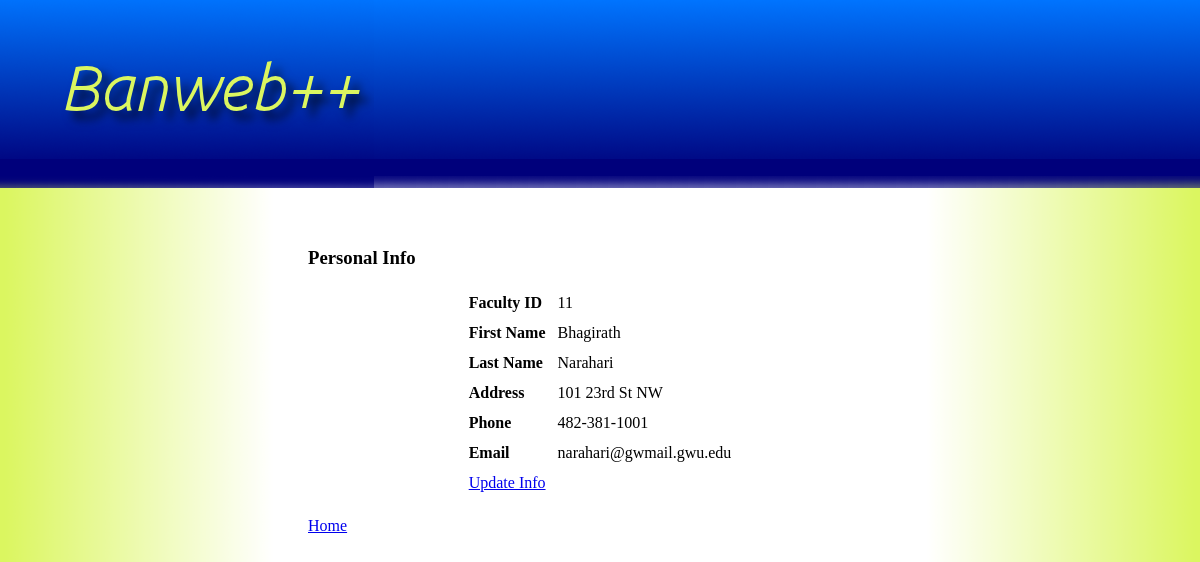
/faculty/prof/prof_personal_info.php?fid=11, run on the app's committed database.
### tables this page shows
create table faculty (
   fid 	        int(4) primary key,
   l_name    	varchar(30),
   f_name	varchar(30),
   password	varchar(30),
   address	varchar(50),
   phone	varchar(20),
   email        varchar(30),
   permission	int(1));

### faculty/prof/prof_personal_info.php (the view, shortened to what this page needs)
<!DOCTYPE html PUBLIC "-//W3C//DTD XHTML 1.0 Transitional//EN"
  "http://www.w3.org/TR/xhtml1/DTD/xhtml1-transitional.dtd">
<html xmlns="http://www.w3.org/1999/xhtml" xml:lang="en" lang="en">
<head>
  <link rel="stylesheet" type="text/css" href="../../style.css" />
</head>
<body>
  <h3>Personal Info</h3>
<?php
  $id = $_GET['fid'];
  $result = mysql_query("SELECT * FROM faculty WHERE fid='$id'")
    or die(mysql_error());
  $row = mysql_fetch_array( $result );
  echo '<table>';
  echo '<tr>';
  echo '<td class="table-col-title">Faculty ID</td>';
  echo '<td>'.$row['fid'].'</td>';
  echo '</tr>';
  echo '<tr>';
  echo '<td class="table-col-title">First Name</td>';
  echo '<td>'.$row['f_name'].'</td>';
  echo '</tr>';
  echo '<tr>';
  echo '<td class="table-col-title">Last Name</td>';
  echo '<td>'.$row['l_name'].'</td>';
  echo '</tr>';
  echo '<tr>';
  echo '<td class="table-col-title">Address</td>';
  echo '<td>'.$row['address'].'</td>';
  echo '</tr>';
   echo '<tr>';
  echo '<td class="table-col-title">Phone</td>';
  echo '<td>'.$row['phone'].'</td>';
  echo '</tr>';
  echo '<tr>';
  echo '<td class="table-col-title">Email</td>';
  echo '<td>'.$row['email'].'</td>';
  echo '</tr>';
  echo '<tr>';
  echo '<td><a href=prof_edit_my_info.php?fid='.$id.'>Update Info</a></td>';
  echo '</tr>';
  echo '</table>';
echo '<br />';
echo '<a href=prof_home.php?fid='.$id.'>Home</a>';
?>
</body>
</html>

### style.css (style rules this page uses)
body { background-image:url('title.png'), url('title-edge.png'), url('right.png'), url('left.png'); background-position: left top, right top, right bottom, left bottom; background-repeat: no-repeat, repeat-x, repeat-y, repeat-y; padding-top: 220px; padding-left: 300px; padding-right: 300px; }
table { margin-left: auto; margin-right: auto; }
td { min-width: 75px; padding: 5px; }
td.table-col-title { font-weight:bold; }

### data on the page
faculty: fid "11", f_name "Bhagirath", l_name "Narahari", address "101 23rd St NW", phone "482-381-1001", email "narahari@gwmail.gwu.edu"
